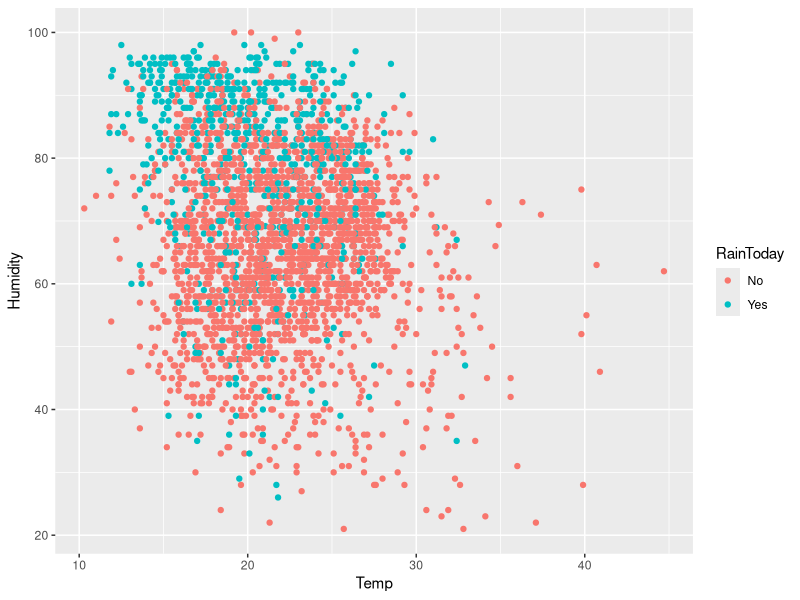
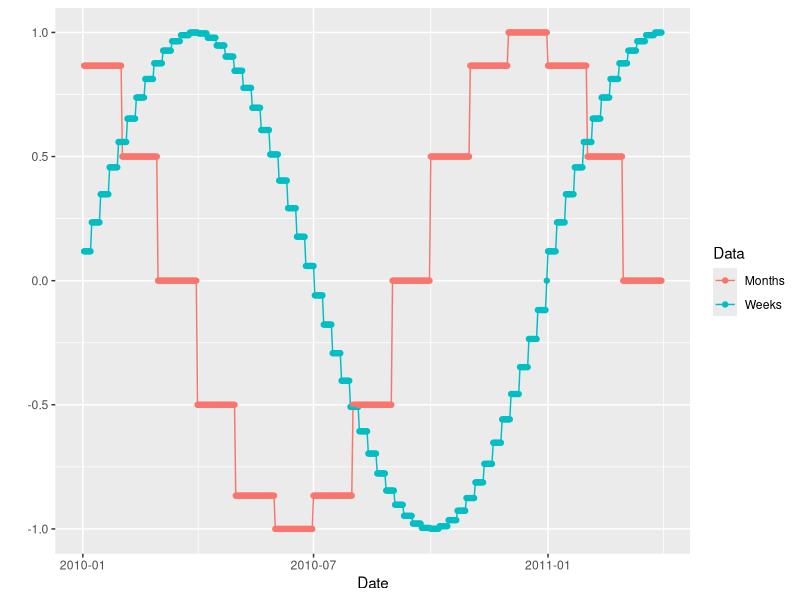
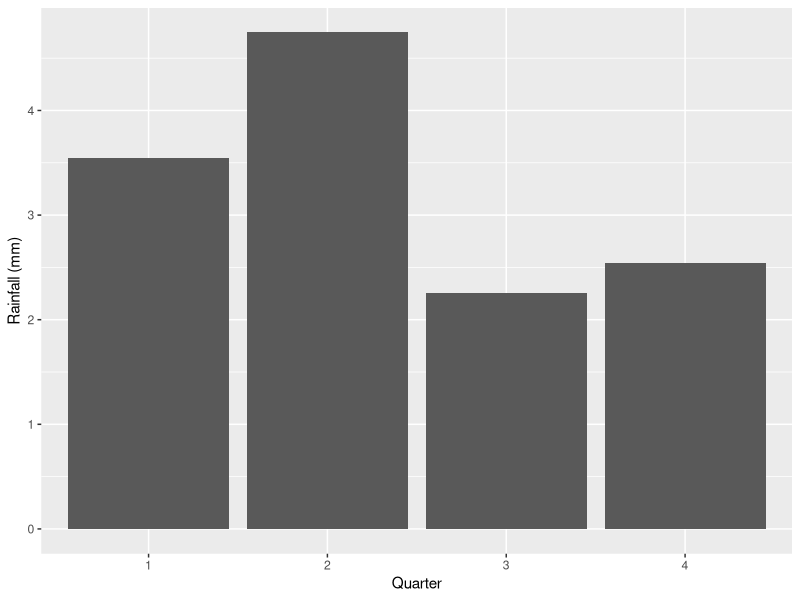
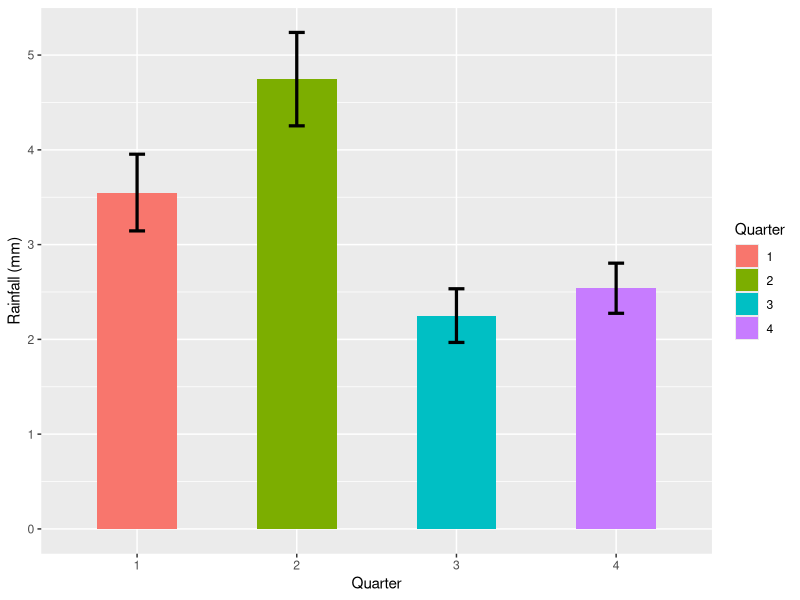
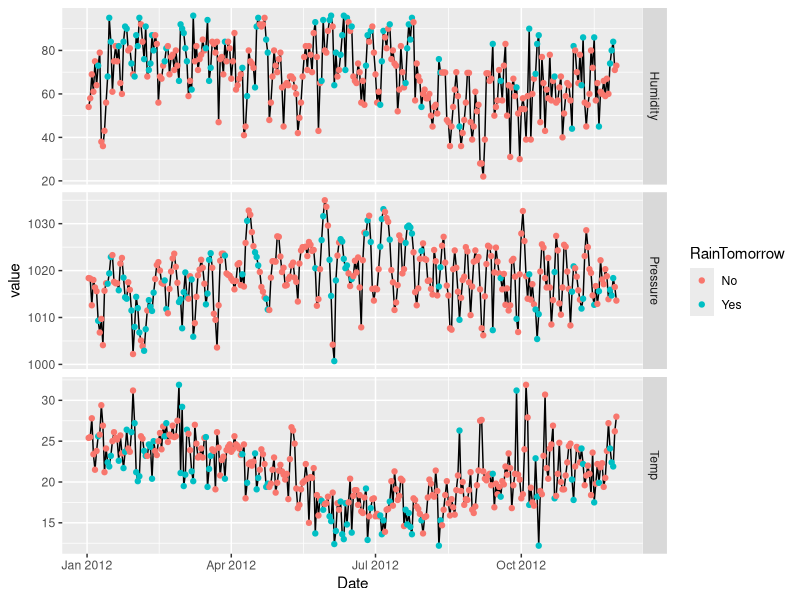

Recreate these plots in R, in order.
## ---- chunk 1

library(ggplot2)
library(tidyverse)
library(lubridate)
library(openxlsx)
## ---- chunk 2
data <-  read.csv2("data_raw/weatherAUS.csv", dec = '.', sep = ',', header = T)
delez_manjkajocih <- function(x) return(mean(is.na(x)))
data <- data[, apply(data, 2, delez_manjkajocih) < 0.1]
colnames(data)
## ---- chunk 3
data$Date <- as.Date(data$Date)
data <- data[data$Date >= as.Date("2009-01-01") & 
                 data$Date <= as.Date("2016-12-31"), ]
head(data)
## ---- chunk 4
zapolni_manjkajoce <- function(x){
  if (!is.numeric(x)){
    stop("Stolpec nima numericnih vrednosti!")
  }
  
  na_loc <- which(is.na(x)) # lokacija manjkajocih vrednosti
  for (i in na_loc){
    if (i < 3){
      x[i] <- mean(x, na.rm = T)
    }else{
      x[i] <- mean(x[(i-2) : i], na.rm = T)
    }
  }
  return(x)
}

num_cols <- which(sapply(data, class) %in% c("numeric", "integer"))

data[, num_cols] <- apply(data[, num_cols], 2, zapolni_manjkajoce)
## ---- chunk 5
testni_vector <- c(1, NA, 2, 3, 4, 5, NA)
zapolni_manjkajoce(testni_vector)
## ---- chunk 6
data$Weeks <- sin(2*pi*week(data$Date)/53)
## ---- chunk 7
head(data$Weeks, 9)
## ---- chunk 8
data$Months <- cos(pi*month(data$Date)/6)
## ---- chunk 9
head(data$Months, 7)
## ---- chunk 10
znacilke <- c( "WindSpeed", "Humidity", "Pressure", "Temp")

for (z in znacilke){
  z2 <- paste0(z, c("9am", "3pm"))
  data[, z] <- apply(data[, z2], 1, max)
  data <- data[, - which(colnames(data) %in% z2)]
}
head(data)
## ---- chunk 11
# Na grd nacin
tmp <- data[data$RainToday == 'Yes',]
tmp[which.max(data$WindSpeed[data$RainToday == 'Yes']), "Date"]

# Lepsi nacin
# data %>% filter(RainToday=='Yes', WindSpeed == max(WindSpeed)) %>% select(Date)
## ---- chunk 12
nrow(data[data$RainToday == 'Yes' & data$RainTomorrow == 'Yes', ])
## ---- chunk 13
write.xlsx(data, "data_raw/clean_weatherAUS.xlsx", overwrite = T)
## ---- chunk 14
ggplot(data, aes(x = Temp, y = Humidity, color = RainToday)) + geom_point()
## ---- chunk 15
df <- data[data$Date > as.Date("2010-01-01") & 
               data$Date < as.Date("2011-04-01"), c("Date", "Weeks", "Months")]
df <- pivot_longer(df, cols = c("Weeks", "Months"), 
                   names_to = "Data", values_to = "value")
## ---- chunk 16
ggplot(df, aes(x = Date, y = value, color = Data)) + 
    geom_line() + geom_point() + ylab("")
## ---- chunk 17
df2 <- data[, c("Date", "Rainfall")]
df2$Quarter <- factor(quarter(df2$Date))
## ---- chunk 18
ggplot(data = df2, aes(x = Quarter, y = Rainfall)) + 
    geom_bar(stat = "summary", fun = mean) + ylab("Rainfall (mm)")
## ---- chunk 19
se <- function(x) return (sd(x)/sqrt(length(x)))

df3 <- data.frame( mean = tapply(df2$Rainfall, df2$Quarter, mean),
                   sd = tapply(df2$Rainfall, df2$Quarter, se))

df3$Quarter <- levels(df2$Quarter)
## ---- chunk 20
ggplot(data = df3, aes(x = Quarter, y = mean, fill = Quarter)) + 
    geom_bar(stat = "identity", width = 0.5) + 
    geom_errorbar(aes(ymin = mean - sd, ymax = mean + sd),
                  stat = "identity", width = 0.1, size = 1.1) +
    ylab("Rainfall (mm)")
## ---- chunk 21
# preprosti nacin
df4 <- data[data$Date > "2012-01-01" & data$Date < "2013-01-01", ]
df4 <- pivot_longer(df4, cols = c(Humidity, Temp, Pressure),
                    names_to = "Measurment", values_to = "value")

# boljsi nacin z uporabo pakete dplyr
#filter(data, Date > "2012-01-01", Date < "2013-01-01" ) %>% pivot_longer(cols = c(Humidity, Temp, Pressure), names_to = "Measurment", values_to = "value") %>% ggplot(aes(x = Date, y = value)) + geom_line() + geom_point(aes(x = Date, y = value, color = RainTomorrow), inherit.aes = T) + facet_grid(rows = vars(Measurment), scales = "free")
## ---- chunk 22
ggplot(df4, aes(x = Date, y = value)) + 
    geom_line() + 
    geom_point(aes(x = Date, y = value, color = RainTomorrow), inherit.aes = T) + 
    facet_grid(rows = vars(Measurment), scales = "free")
